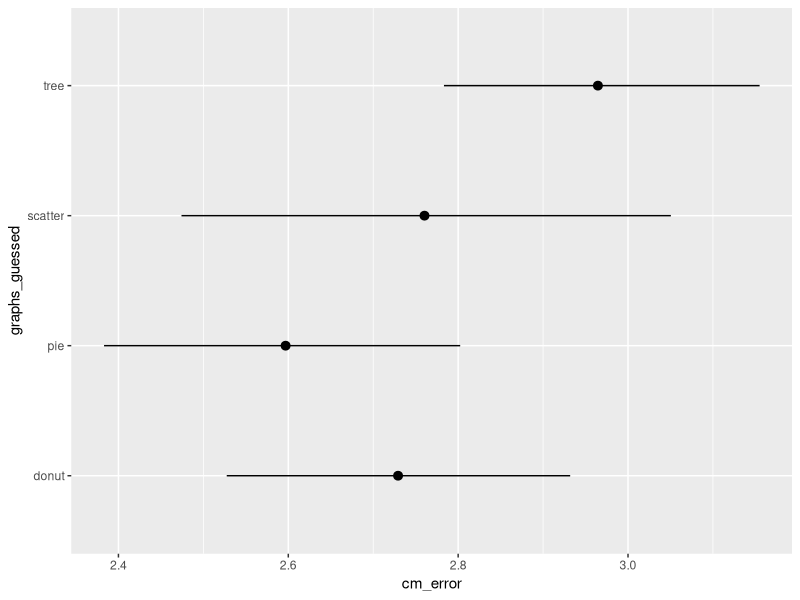

Source code (R):

library(ggplot2)
library(Hmisc)

records = read.csv('survey_records.csv', header=TRUE)

aggregate( x = records$cm_error, by = list(records$graphs_guessed), FUN=mean)


ggplot( records, aes(x = cm_error, y = graphs_guessed)) +
  stat_summary(fun.data = "mean_cl_boot")
